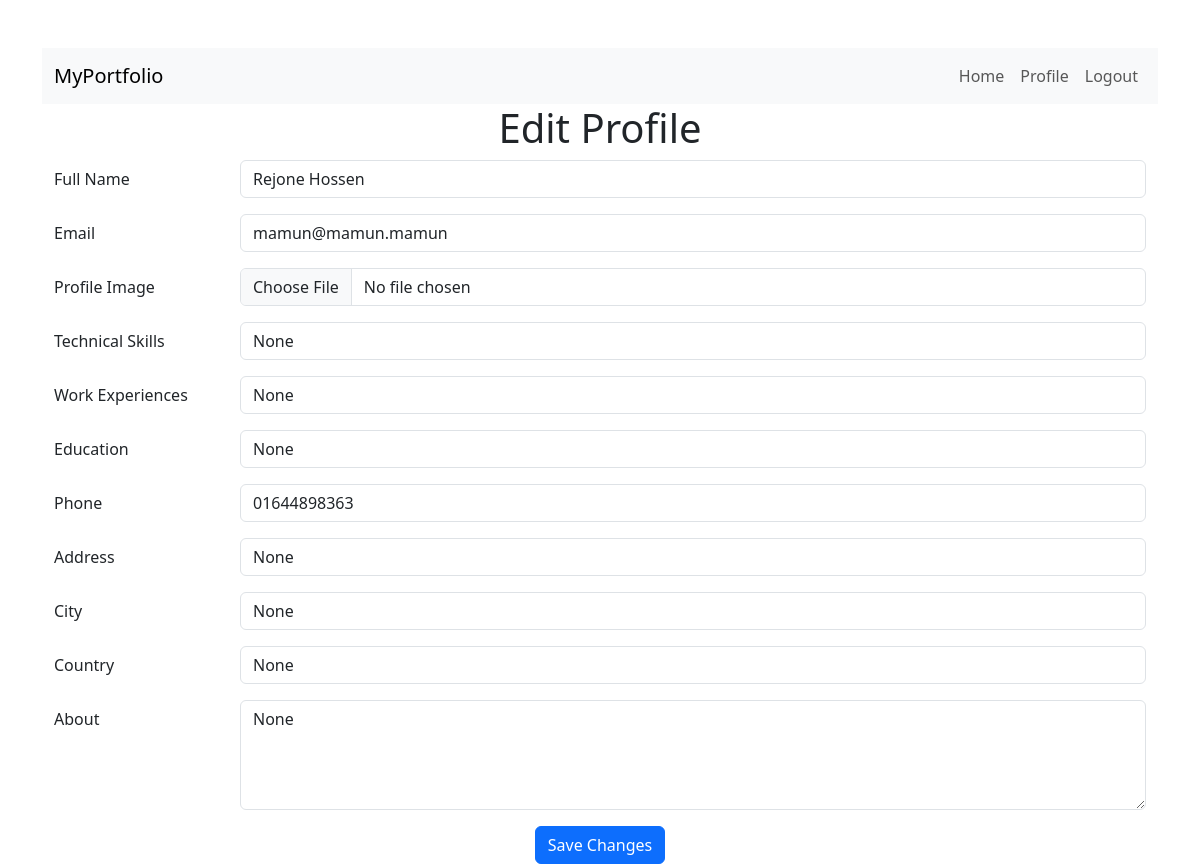
The app's page /editprofile/ (signed in) with its own data.
### myApp/models.py (models this page shows)
class customuser(AbstractUser):
    full_name= models.CharField(max_length=100,null=True)
    image=models.ImageField(upload_to='static/image')
    skills=models.CharField(max_length=100, null=True)
    work_experience=models.CharField(max_length=100, null=True)
    education=models.CharField(max_length=150, null=True)
    phone= models.CharField(max_length=50, null=True)
    address=models.CharField(max_length=100, null=True)
    city=models.CharField(max_length=100, null=True)
    country=models.CharField(max_length=100, null=True)
    about= models.TextField(null=True, blank=True)

### myProject/views.py (the view, shortened to what this page needs)
# urls.py: path('editprofile/',editprofile,name="editprofile"),
def editprofile(request):
    current_user=request.user
    return render(request,'editprofile.html')

### Template/editprofile.html (shortened to what this page needs)
{% extends 'index.html' %}
{% block content %}
<h1 class="text-center">Edit Profile</h1>
<div class="container">
    <form method="POST" enctype="multipart/form-data">
        <div class="row mb-3">
            <label for="full_name" class="col-sm-2 col-form-label">Full Name</label>
            <div class="col-sm-10">
                <input type="text" class="form-control" id="full_name" name="full_name" value="{{ user.full_name }}">
            </div>
        </div>
        <div class="row mb-3">
            <label for="full_name" class="col-sm-2 col-form-label">Email</label>
            <div class="col-sm-10">
                <input type="email" class="form-control" id="full_name" name="email" value="{{ user.email }}">
            </div>
        </div>
        <div class="row mb-3">
            <label for="image" class="col-sm-2 col-form-label">Profile Image</label>
            <div class="col-sm-10">
                <input type="file" class="form-control" id="image" name="image">
            </div>
        </div>
        <div class="row mb-3">
            <label for="skills" class="col-sm-2 col-form-label">Technical Skills</label>
            <div class="col-sm-10">
                <input type="text" class="form-control" id="skills" name="skills" value="{{ user.skills }}">
            </div>
        </div>
        <div class="row mb-3">
            <label for="skills" class="col-sm-2 col-form-label">Work Experiences</label>
            <div class="col-sm-10">
                <input type="text" class="form-control" id="skills" name="work_experience" value="{{ user.work_experience }}">
            </div>
        </div>
        <div class="row mb-3">
            <label for="education" class="col-sm-2 col-form-label">Education</label>
            <div class="col-sm-10">
                <input type="text" class="form-control" id="education" name="education" value="{{ user.education }}">
            </div>
        </div>
        <div class="row mb-3">
            <label for="phone" class="col-sm-2 col-form-label">Phone</label>
            <div class="col-sm-10">
                <input type="text" class="form-control" id="phone" name="phone" value="{{ user.phone }}">
            </div>
        </div>
        <div class="row mb-3">
            <label for="address" class="col-sm-2 col-form-label">Address</label>
            <div class="col-sm-10">
                <input type="text" class="form-control" id="address" name="address" value="{{ user.address }}">
            </div>
        </div>
        <div class="row mb-3">
            <label for="city" class="col-sm-2 col-form-label">City</label>
            <div class="col-sm-10">
                <input type="text" class="form-control" id="city" name="city" value="{{ user.city }}">
            </div>
        </div>
        <div class="row mb-3">
            <label for="country" class="col-sm-2 col-form-label">Country</label>
            <div class="col-sm-10">
                <input type="text" class="form-control" id="country" name="country" value="{{ user.country }}">
            </div>
        </div>
        <div class="row mb-3">
            <label for="about" class="col-sm-2 col-form-label">About</label>
            <div class="col-sm-10">
                <textarea class="form-control" id="about" name="about" rows="4">{{ user.about }}</textarea>
            </div>
        </div>
        <div class="text-center">
            <button type="submit" class="btn btn-primary">Save Changes</button>
        </div>
    </form>
</div>
{% endblock content %}

### records on screen
customuser: full_name "Rejone Hossen", email "mamun@mamun.mamun", skills "None", work_experience "None", education "None", phone "01644898363", address "None", city "None", country "None", about "None"
